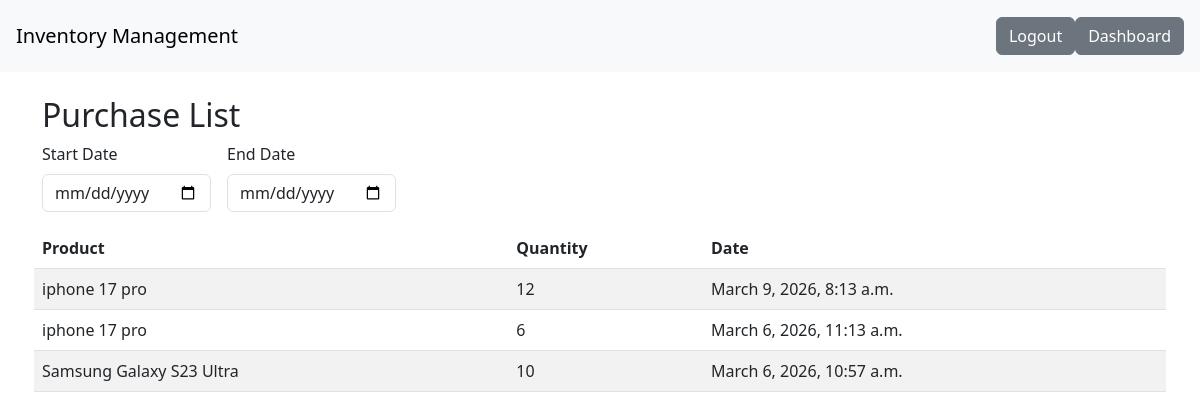
/expenses/purchase_report/ (signed in), run on an earlier commit of the app's database.
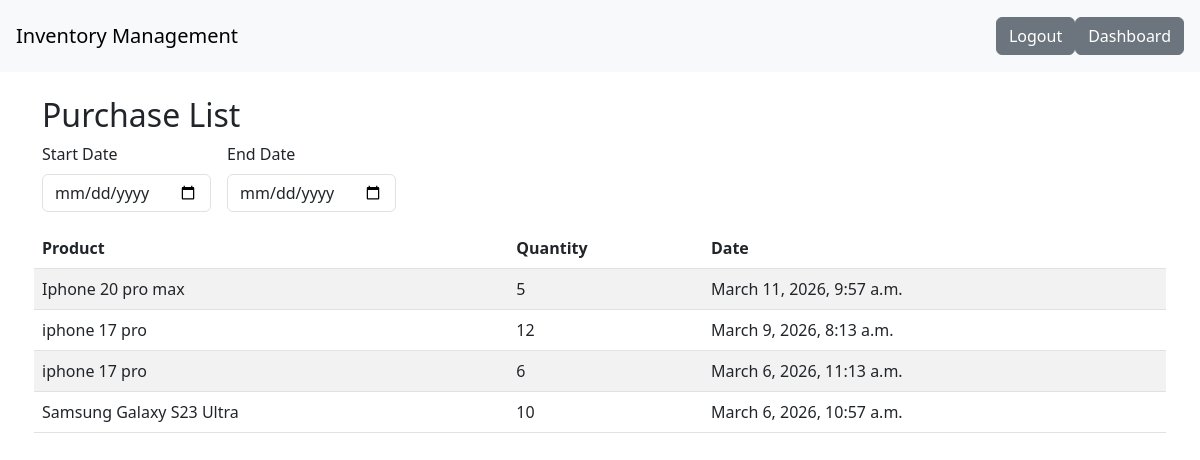
And on a later commit of the database.
### expenses/models.py (models this page shows, shortened)
class Purchase(models.Model):
    product=models.ForeignKey(Product,on_delete=models.CASCADE,related_name="purchases")
    quantity=models.PositiveIntegerField()
    user=models.ForeignKey(User,on_delete=models.CASCADE,related_name="user_purchases",null=True,blank=True)
    total_amount=models.DecimalField(max_digits=12,decimal_places=2,editable=False)
    created_at=models.DateTimeField(auto_now_add=True)

class Product(models.Model):
    name=models.CharField(max_length=255)
    user=models.ForeignKey(User,on_delete=models.CASCADE,related_name="products",null=True,blank=True)
    description=models.TextField(blank=True,null=True)
    default_price=models.DecimalField(max_digits=10,decimal_places=2,default=0)
    price=models.DecimalField(max_digits=10,decimal_places=2,default=0)
    created_at=models.DateTimeField(auto_now_add=True)
    stock=models.PositiveIntegerField(default=0)

### expenses/views.py (the view)
# urls.py: path("purchase_report/",PurchaseListView.as_view(),name="purchase_report"),
class PurchaseListView(LoginRequiredMixin, ListView):
    model = Purchase
    template_name = "purchases/purchase_list.html"
    context_object_name = "purchases"
    def get_queryset(self):
        return Purchase.objects.filter(user=self.request.user).select_related("product").order_by("-created_at")

### templates/purchases/purchase_list.html
{% extends "base.html" %}
{% block content %}
    <h2>Purchase List</h2>
    <form method="get" class="row g-3 mb-4">
    <div class="col-auto">
        <label for="start_date" class="form-label">Start Date</label>
        <input type="date" name="start_date" id="start_date" class="form-control" value="{{ start_date }}">
    </div>
    <div class="col-auto">
        <label for="end_date" class="form-label">End Date</label>
        <input type="date" name="end_date" id="end_date" class="form-control" value="{{ end_date }}">
    </div>
<table class="table table-striped">
    <thead>
        <tr>
            <th>Product</th>
            <th>Quantity</th>
            <th>Date</th>
        </tr>
    </thead>
    <tbody>
        {% for purchase in purchases %}
        <tr>
            <td>{{ purchase.product.name }}</td>
            <td>{{ purchase.quantity}}</td>
            <td>{{ purchase.created_at}}</td>
        </tr>
        {% endfor %}
    </tbody>
</table>
{% endblock %}

What changed in the data, as far as the page shows it:
added Purchase: product.name "Iphone 20 pro max", quantity "5", created_at "March 11, 2026, 9:57 a.m."
